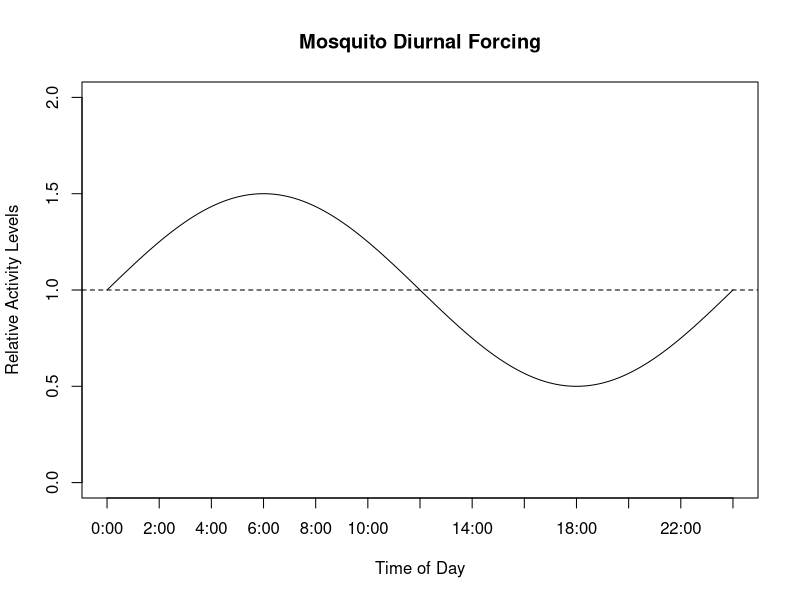
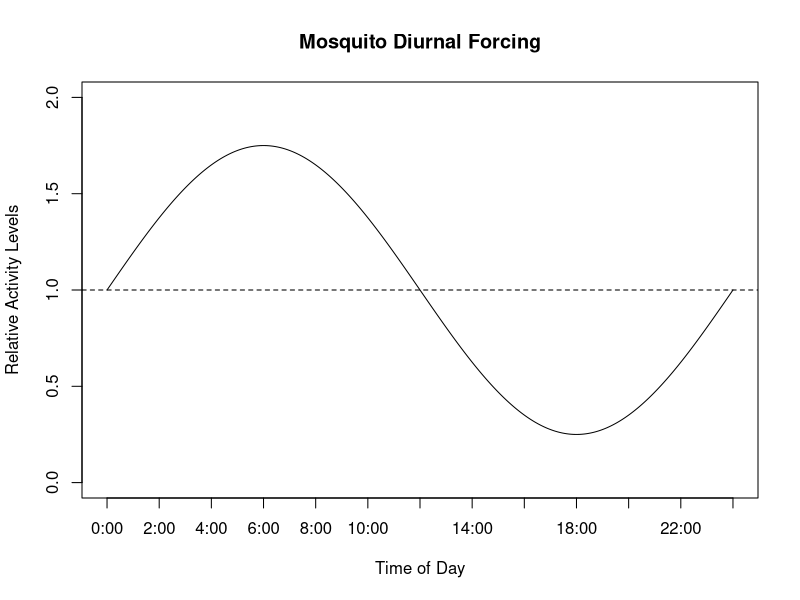

Source code (R) for these figures, in order: (Note: this script raises an error after producing the figures.)
rm(list=ls());gc()
# pmax(0,(b+cos(2*pi*(t-o*60)/24/60)))^p 


t=seq(from=0,to=24*60,by=0.01)

hourGrain = 120
xHours = which(t %% hourGrain == 0)
plot({
  (sin((2*pi*t)/1440)*0.5 + 1)
},type="l",ylim=c(0,2),ylab="Relative Activity Levels",xlab="Time of Day",main="Mosquito Diurnal Forcing",xaxt="n")
abline(h = 1,lty = 2)
axis(side = 1,at = xHours,labels = paste0(t[xHours]/60,":00"))


# t: tNow
# o: offset (in hours)
hazFunc <- function(t,o=-2){
  (sin((2*pi*(t-o*60))/1440)*0.75 + 1)
}
hazCurve = hazFunc(t = t,o = 0)
plot(hazCurve,type="l",ylim=c(0,2),ylab="Relative Activity Levels",xlab="Time of Day",main="Mosquito Diurnal Forcing",xaxt="n")
abline(h = 1,lty = 2)
axis(side = 1,at = xHours,labels = paste0(t[xHours]/60,":00"))



Btime = 1/1
Rtime = 1/1
Otime = 1/1
g = 1/10

simpleMosquito <- function(o=0){
  
  states = vector(mode = "list",length = 100)
  times = vector(mode = "list",length = 100)
  duration = vector(mode = "list",length = 100)
  
  times[[1]] = 0
  states[[1]] = "B"
  
  i = 2
  while(states[[i-1]]!="D"){
    
    print(paste0("iteration: ",i, " tNow: ",times[[i-1]]))
    switch(EXPR = states[[i-1]],
           B = {
             
             # diurnal forcing
             tNow = (times[[i-1]] %% 1)*24*60
             force = hazFunc(t=tNow,o = o)
             
             # duration of time until next event
             tDur = rexp(n = 1,rate = Btime*force)
             duration[[i-1]] = tDur
             
             # time of next event
             times[[i]] = times[[i-1]] + tDur
             
             # choose next event
             pDie = g*tDur
             if(runif(1) < pDie){
               states[[i]] = "D"
             } else {
               states[[i]] = "R"
             }
             
           },
           R = {

             # diurnal forcing
             tNow = (times[[i-1]] %% 1)*24*60
             force = hazFunc(t=tNow,o = o)
             
             # duration of time until next event
             tDur = rexp(n = 1,rate = Rtime*force)
             duration[[i-1]] = tDur
             
             # time of next event
             times[[i]] = times[[i-1]] + tDur
             
             # choose next event
             pDie = g*tDur
             if(runif(1) < pDie){
               states[[i]] = "D"
             } else {
               states[[i]] = "O"
             }
             
           },
           O = {

             # diurnal forcing
             tNow = (times[[i-1]] %% 1)*24*60
             force = hazFunc(t=tNow,o = o)
             
             # duration of time until next event
             tDur = rexp(n = 1,rate = Otime*force)
             duration[[i-1]] = tDur
             
             # time of next event
             times[[i]] = times[[i-1]] + tDur
             
             # choose next event
             pDie = g*tDur
             if(runif(1) < pDie){
               states[[i]] = "D"
             } else {
               states[[i]] = "B"
             }
             
           },
           {stop(paste0("unrecognized state",states[[i-1]]))}
    )
    
    i = i+1
  }
  return(list(
      states=unlist(Filter(Negate(is.null),states)),
      times=unlist(Filter(Negate(is.null),times)),
      duration=unlist(Filter(Negate(is.null),duration))
    ))
}


mosyOut = simpleMosquito()
plotMosyOut(mosyOut)


plotMosyOut = function(out,o=0){
  
  tMax = ceiling(max(out$times))
  tSeq = seq(from=0,to=tMax*24*60,by=0.1)
  
  daySeq = vapply(X = 0:(tMax-1),FUN = function(x){x*24*60},FUN.VALUE = numeric(1),USE.NAMES = FALSE)
  
  # plot the diurnal forcing used
  hourGrain = 60*12
  xHours = which(tSeq %% hourGrain == 0)
  hazCurve = hazFunc(t = tSeq,o = o)
  plot(x=tSeq,y=hazCurve,type="l",ylim=c(0,2),ylab="Relative Activity Levels",xlab="Time of Day",main="Mosquito Diurnal Forcing",xaxt="n")
  abline(h = 1,lty = 2)
  hourLabel = (tSeq[xHours]/60) %% 24
  dayLabel = paste0("Day",0:(tMax-1))
  axis(side = 1,at = tSeq[xHours],labels = paste0(hourLabel,":00"))
  text(x = daySeq,y=0.01,labels = dayLabel)
  
  # plot the mosquito time series
  pointsX = out$times*24*60
  pointsY = hazFunc(t = pointsX,o = 0)
  pointsType = vapply(X = out$states,FUN = function(x){
      switch(x,
             B = 15,
             R = 16,
             O = 17,
             D = 18
       )
    },FUN.VALUE = numeric(1),USE.NAMES = FALSE)
  pointsCol = vapply(X = out$states,FUN = function(x){
    switch(x,
           B = "red",
           R = "blue",
           O = "purple",
           D = "darkgreen"
    )
  },FUN.VALUE = character(1),USE.NAMES = FALSE)
  points(pointsX,pointsY,pch=pointsType,col=pointsCol,cex=1.05)
}


# plot({
#   ((sin((2*pi*t)/1440) + cos((2*pi*t)/1440)) ) + 1.5
# },type = "l",ylab = "Amplitude")
# abline(h = 1,lty=2)
# 
# plot({
#   ((sin((2*pi*t)/1440) + cos((2*pi*t)/1440)) * 0.5)
# },type = "l",ylab = "Amplitude")
# abline(h = 0,lty=2)
# 
# hazFunc = function(t){
#   sin((2*pi*t)/1440) + cos((2*pi*t)/1440)
# }
# 
# out = sin((2*pi*t)/1440) + cos((2*pi*t)/1440)
# integrate(f = hazFunc,lower = 0,upper = 1440,subdivisions = 1e3)